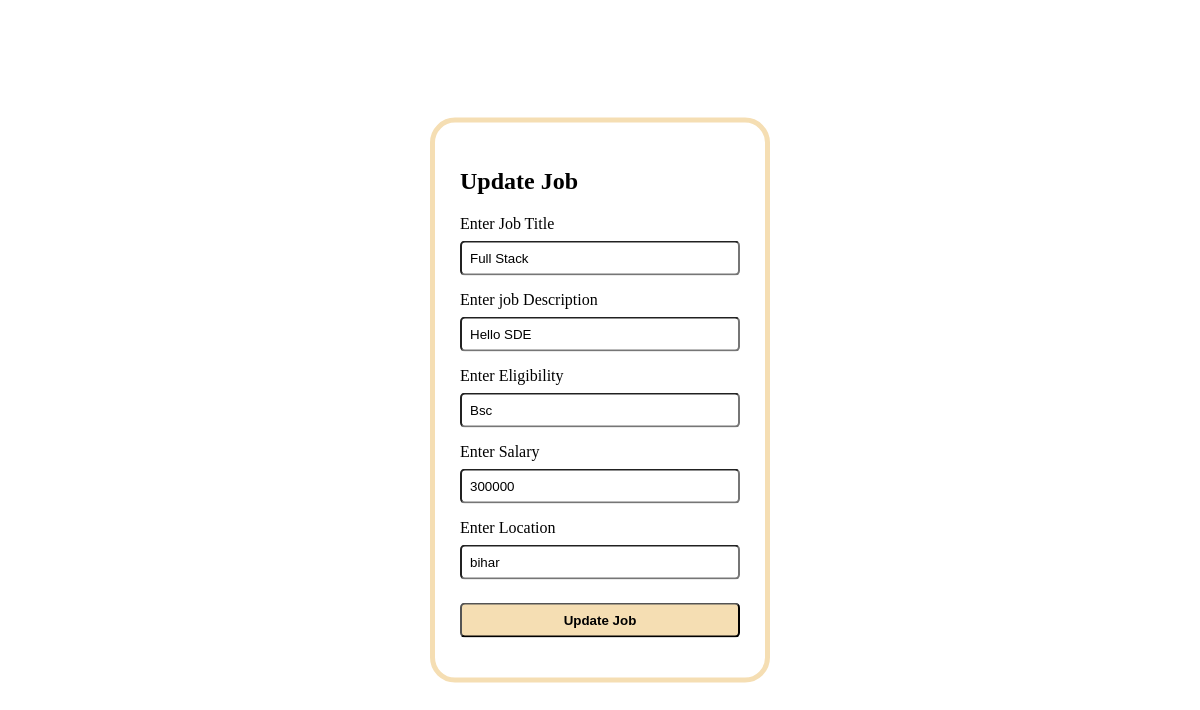
The page /update_job/2/1 on the database as committed earlier.
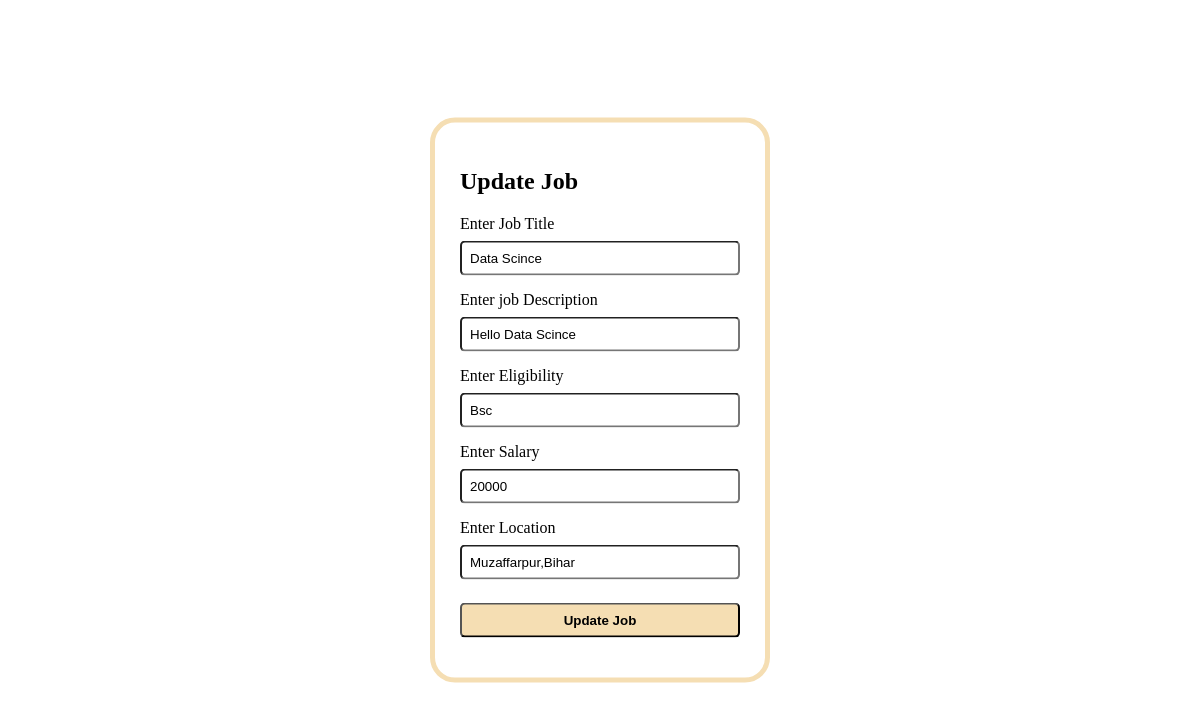
The same page on the database as committed later.
### application/models.py (models this page shows)
class Jobs(db.Model):
    __tablename__ = "jobs"
    id = db.Column(db.Integer, primary_key=True)
    company_id = db.Column(db.Integer, db.ForeignKey("company.id"), nullable=False)
    job_title = db.Column(db.String(50), nullable=False)
    job_description = db.Column(db.String(200) ,nullable=False)
    eligibility = db.Column(db.String(100) ,nullable=False)
    salary = db.Column(db.Integer ,nullable=False)
    location = db.Column(db.String(100),nullable=False)
    job_deadline = db.Column(db.Date)
    job_status = db.Column(db.String(20), default="pending", nullable=False)
    applications = db.relationship("Application", backref="jobs",cascade="all, delete")

### application/controllers.py (the view, shortened to what this page needs)
@app.route("/update_job/<int:job_id>/<int:comp_id>",methods=["GET","POST"])
def update_job(job_id,comp_id):
    if request.method=="GET":
        this_job=Jobs.query.filter_by(id=job_id).first()
        return render_template("update_job.html",this_job=this_job,comp_id=comp_id)

### templates/update_job.html (shortened to what this page needs)
<!DOCTYPE html>
<html lang="en">
<head>
    <link rel="stylesheet" href="/static/style.css">
</head>
<body>
    <div class="l_form">
        <h2>  Update Job </h2>
        <form action="/update_job/{{ this_job.id }}/{{ comp_id }}" method="POST">
            <label for="name" > Enter Job Title </label>
            <input id="name" type="text" name="job_title" value="{{ this_job.job_title }}">
            <label for="email"> Enter job Description </label>
            <input id="email" type="text" name="job_desc" value="{{ this_job.job_description }}">
            <label for="elig"> Enter Eligibility </label>
            <input id="elig" type="text" name="elig" value="{{ this_job.eligibility }}">
            <label for="sal"> Enter Salary </label>
            <input id="sal" type="text" name="sal" value="{{ this_job.salary }}">
            <label for="loca"> Enter Location </label>
            <input id="loca" type="text" name="loca" value="{{ this_job.location }}">
            <input class="btn" type="submit" value="Update Job">
        </form>
    </div>
</body>
</html>

Rows that differ between the two databases and show on the page:
changed Jobs "Bsc": job_title "Full Stack" → "Data Scince"; job_desc "Hello SDE" → "Hello Data Scince"; sal "300000" → "20000"; loca "bihar" → "Muzaffarpur,Bihar"
